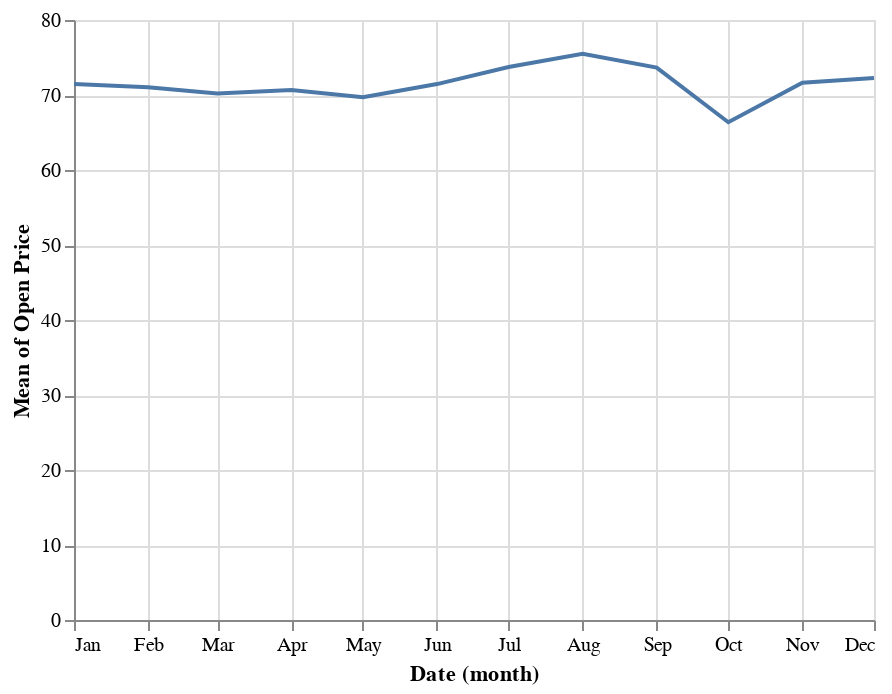

This figure's notebook cell:
### Markdown cell above
bin: It is set TRUE to discretized a continuous feature, in order to produce a bar plot.
count: It is a data transformation parameter, which is provided by Altair in order to customize our plots. We can also use other parameters like max, min, average, etc.
Q: Here, Q denotes that the count will a quantitative feature. We can also use N for nominal data or O for ordinal data.

### Code cell
# https://altair-viz.github.io/user_guide/transform/timeunit.html
import altair as alt
alt.Chart(full_price_df).mark_line().encode(x='month(Date):T', y='mean(Open Price):Q')

### Figure 1 — Vega-Lite specification as saved in the notebook (floating-point values rounded to 4 significant figures; data arrays with more than 128 entries replaced by an {"elided": "..."} marker saying what was removed)
{"config": {"view": {"continuousWidth": 400, "continuousHeight": 300}}, "data": {"name": "data-acf03257ff0cb83eeba7886651e8d0c5"}, "mark": "line", "encoding": {"x": {"field": "Date", "timeUnit": "month", "type": "temporal"}, "y": {"aggregate": "mean", "field": "Open Price", "type": "quantitative"}}, "$schema": "https://vega.github.io/schema/vega-lite/v4.17.0.json", "datasets": {"data-acf03257ff0cb83eeba7886651e8d0c5": {"elided": "5765 records"}}}
